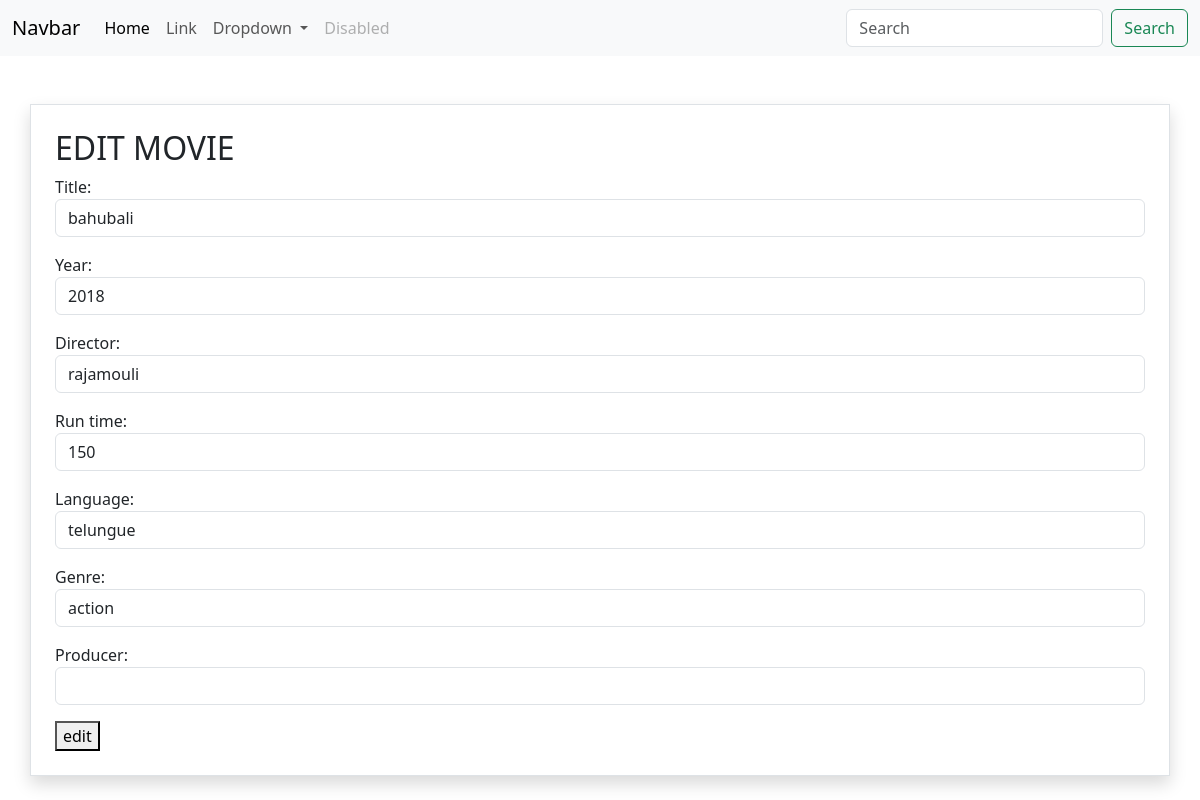
/movie/8/change/, run on the app's committed database.
### myapp/models.py (models this page shows, shortened)
class Movie(models.Model):
    title=models.CharField(max_length=200)
    year=models.CharField(max_length=200)
    director=models.CharField(max_length=200)
    run_time=models.PositiveIntegerField()
    language=models.CharField(max_length=200)
    genre=models.CharField(max_length=200)
    producer=models.CharField(max_length=200,null=True)

### myapp/views.py (the view, shortened to what this page needs)
# urls.py: path("movie/<int:pk>/change/",views.MovieUpdateView.as_view(),name="movie-change"),
class MovieUpdateView(View):
    def get(self,request,*args,**kwargs):
        id=kwargs.get("pk")
        movie_object=Movie.objects.get(id=id) #query set
        form_instance=MovieModelForm(instance=movie_object)
        return render(request,"movie_update.html",{"form":form_instance})

### myapp/forms.py
class MovieModelForm(forms.ModelForm):
    class Meta:
        model=Movie
        exclude=("id",)
        widgets={
            "title":forms.TextInput(attrs={"class":"form-control"}),
            "year":forms.NumberInput(attrs={"class":"form-control"}),
            "director":forms.TextInput(attrs={"class":"form-control"}),
            "run_time":forms.NumberInput(attrs={"class":"form-control"}),
            "language":forms.TextInput(attrs={"class":"form-control"}),
            "genre":forms.TextInput(attrs={"class":"form-control"}),
            "producer":forms.TextInput(attrs={"class":"form-control"})
        }

### myapp/templates/movie_update.html (shortened to what this page needs)
{%extends 'base.html'%}
{%block main_block%}
<div class="container border shadow mt-5 p-4">
    <h2>EDIT MOVIE</h2>
    <form action="" method="post">
        {{form.as_p}}
        <button type="submit">edit</button>
    </form>
</div>
{%endblock%}

### data on the page
Movie: title "bahubali", year "2018", director "rajamouli", run_time "150", language "telungue", genre "action"
